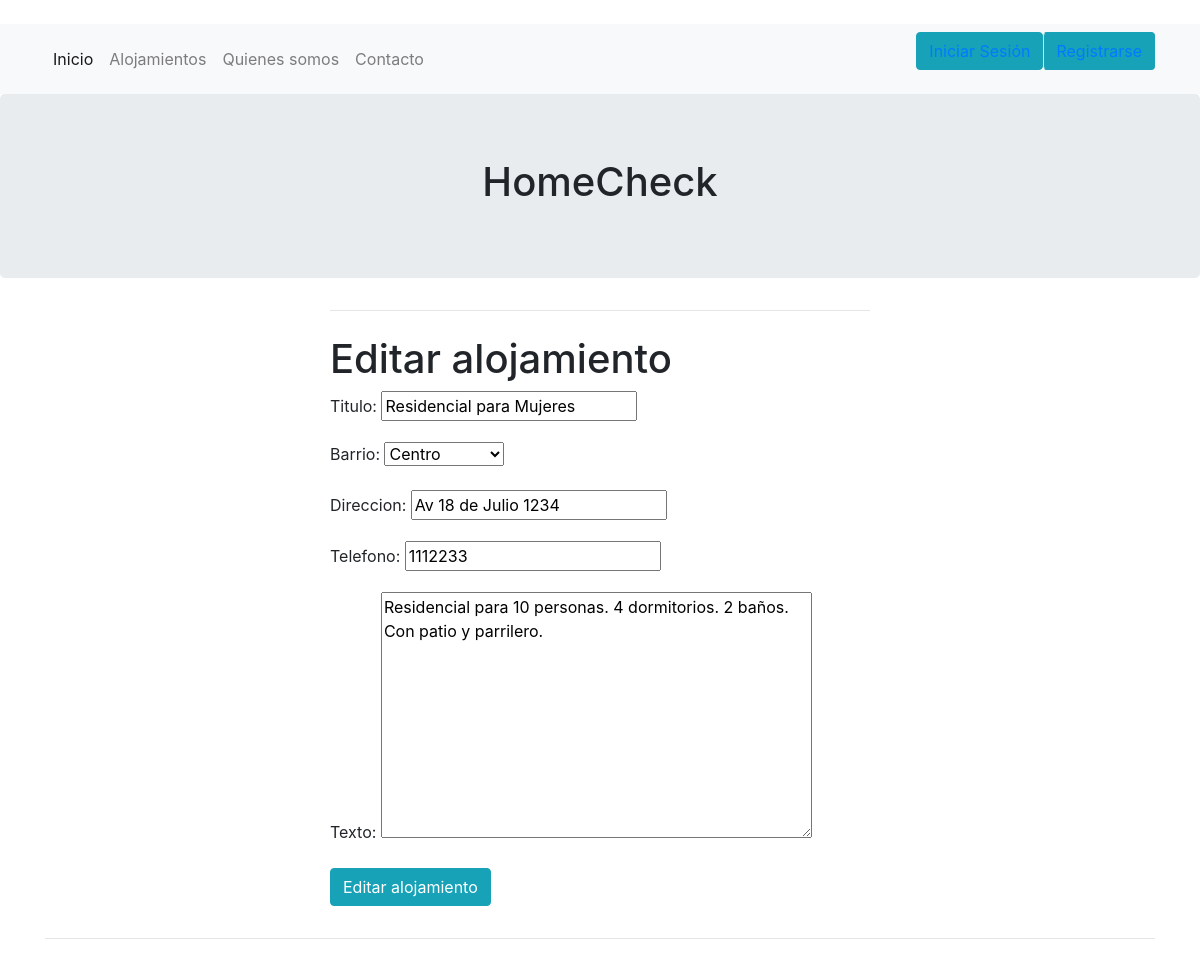
The app's page /alojamientos/editar/4/ with its own data.
### alojamientos/models.py (models this page shows, shortened)
class Alojamiento(models.Model):
    BARRIOS = (
    ('AG', 'Aguada'),
    ('BS', 'Barrio Sur'),
    ('BU', 'Buceo'),
    ('CS', 'Carrasco'),
    ('CT', 'Centro'),
    ('CE', 'Cerro'),
    ('CV', 'Ciudad Vieja'),
    ('CN', 'Cordón'),
    ('CR', 'Capurro'),
    ('LU', 'La Unión'),
    ('MÑ', 'Maroñas'),
    ('PR', 'Parque Rodó'),
    ('PÑ', 'Peñarol'),
    ('PC', 'Pocitos'),
    ('PG', 'Punta Gorda'),
    ('OT', 'Pocitos')
    )
    autor = models.ForeignKey('auth.User', on_delete=models.CASCADE)
    barrio = models.CharField(max_length=2, choices=BARRIOS)
    direccion = models.CharField(max_length=50, default="Sin dirección")
    titulo = models.CharField(max_length=45)
    telefono = models.DecimalField(max_digits=15, decimal_places=0)
    texto = models.TextField()
    fecha_de_creacion = models.DateTimeField(default=timezone.now)
    is_sponsored = models.BooleanField(default=False)

### alojamientos/views.py (the view)
# urls.py: path('editar/<int:pk>/', views.alojamiento_edit, name='alojamiento_editar'),
def alojamiento_edit(request, pk):
    instancia = Alojamiento.objects.get(pk=pk)
    form = AlojamientoForm(instance=instancia)
    if request.method == "POST":
        form = AlojamientoForm(request.POST, instance=instancia)
        if form.is_valid():
            instancia = form.save(commit=False)
            instancia.save()
            messages.success(request, 'Editado con exito')
    return render(request, "alojamientos/alojamiento_edit.html", {'form': form})

### alojamientos/forms.py
class AlojamientoForm(forms.ModelForm):
    class Meta:
        model = Alojamiento
        fields = ("titulo", "barrio", "direccion", "telefono", "texto",)

### alojamientos/templates/alojamientos/alojamiento_edit.html (shortened to what this page needs)
{% extends 'inicio/base.html' %}
{% block content %}
<div class="row justify-content-center">
    <div class="col-6">
        <hr class="mt-0 mb-4">
        <h1 class="mt-2">Editar alojamiento</h1>
        <form method="POST" class="post-form">
            {{ form.as_p }}
            <button type="submit" class="btn btn-info"">Editar alojamiento</button>
        </form>
    </div>
</div>
{% endblock %}

### records on screen
Alojamiento: titulo "Residencial para Mujeres", barrio "Centro", direccion "Av 18 de Julio 1234", telefono "1112233", texto "Residencial para 10 personas. 4 dormitorios. 2 baños. Con patio y parrilero."
